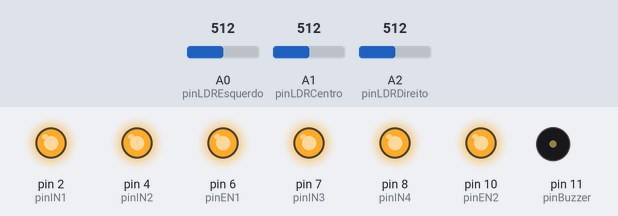
Bench run of a sketch on a simulated Arduino Uno, built with avr-gcc and run on an emulated ATmega328P. Parts: output pins drawn as LEDs (lit = HIGH), buzzer (waves = sounding). Dashed ring = blinking. The test bench sets the inputs (shaded band); at power-on: A0 (pinLDREsquerdo) = 512, A1 (pinLDRCentro) = 512, A2 (pinLDRDireito) = 512.

Above: at 1.2 s.
1.3 s: A0 (pinLDREsquerdo) set to 743
2.8 s: A0 (pinLDREsquerdo) set to 767
At 4.7 s:
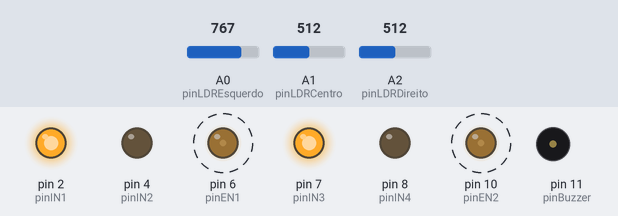
5.8 s: A1 (pinLDRCentro) set to 900
At 8.0 s:
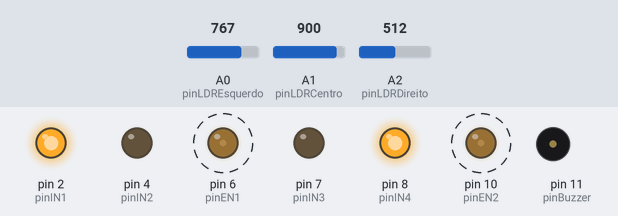
8.8 s: A2 (pinLDRDireito) set to 1023
At 11.3 s:
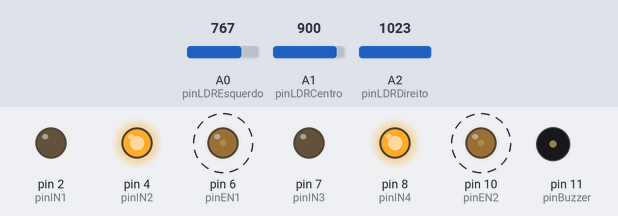
11.8 s: A2 (pinLDRDireito) set to 900
At 12.9 s:
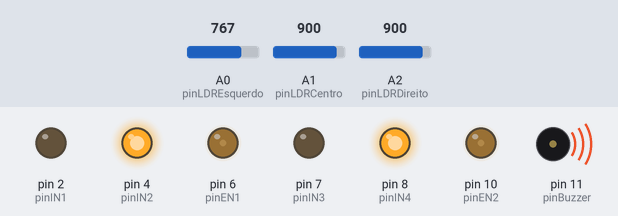
14.8 s: A2 (pinLDRDireito) set to 716
At 17.0 s:
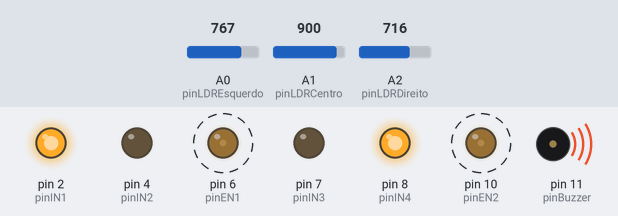
Timing chart, 0 to 18.8 s (numbered marks = the images above; inputs shaded):
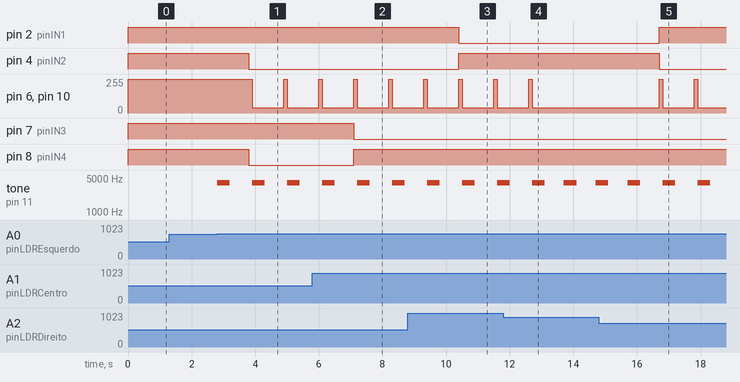

The sketch:

Rob__Orientado.ino
```cpp
#define pinIN1 2
#define pinIN2 4
#define pinIN3 7
#define pinIN4 8
#define pinEN1 6
#define pinEN2 10
#define pinBuzzer 11
#define pinLDREsquerdo A0
#define pinLDRCentro A1
#define pinLDRDireito A2

void setup() {
  // put your setup code here, to run once:

pinMode(pinIN1, OUTPUT);
pinMode(pinIN2, OUTPUT);
pinMode(pinEN1, OUTPUT);
pinMode(pinIN3, OUTPUT);
pinMode(pinIN4, OUTPUT);
pinMode(pinEN2, OUTPUT);
pinMode(pinBuzzer, OUTPUT);
pinMode(pinLDREsquerdo, INPUT);
pinMode(pinLDRCentro, INPUT);
pinMode(pinLDRDireito, INPUT);

//calibrando os sensores LDR
  //Serial.begin(9600);
}

void loop() {
  // put your main code here, to run repeatedly:

//declarando variáveis dos sensores LDR
int valorLDREsquerdo;
int valorLDRCentro;
int valorLDRDireito;

//lendo os sensores LDR e armazenando nas variáveis
  valorLDREsquerdo = analogRead(A0);
  //Serial.println(valorLDREsquerdo);
  valorLDRCentro = analogRead(A1);
  //Serial.println(valorLDRCentro);
  valorLDRDireito = analogRead(A2);
  //Serial.println(valorLDRDireito);

//padrão de luminosidade no meu caso (você pode alterálo de acordo com o padrão de luminosidade do seu ambiente)
int luzAmbiente = 750;

//acionando o buzzer
if (valorLDREsquerdo > luzAmbiente || valorLDRCentro > luzAmbiente || valorLDRDireito > luzAmbiente) {
  tone(pinBuzzer, 4000);
  delay(400);
  noTone(pinBuzzer);
  delay(600);
  } else {
  noTone(pinBuzzer);
  }

//lógica dos sensores
if (valorLDREsquerdo > luzAmbiente || valorLDRCentro > luzAmbiente || valorLDRDireito > luzAmbiente) {

    //linha reta
    if (valorLDRCentro > valorLDREsquerdo && valorLDRCentro > valorLDRDireito) {
    digitalWrite(pinIN1, HIGH);
    digitalWrite(pinIN2, LOW);
    digitalWrite(pinEN1, 5);

    digitalWrite(pinIN3, LOW);
    digitalWrite(pinIN4, HIGH);
    digitalWrite(pinEN2, 5);
    delay(100);

    //Pausa
    digitalWrite(pinIN1, HIGH);
    digitalWrite(pinIN2, LOW);
    digitalWrite(pinIN3, LOW);
    digitalWrite(pinIN4, HIGH);
    analogWrite(pinEN1, 40);
    analogWrite(pinEN2, 40);
    }

    //curva a direita
    if (valorLDRDireito > valorLDRCentro && valorLDRDireito > valorLDREsquerdo) {
    digitalWrite(pinIN1, LOW);
    digitalWrite(pinIN2, HIGH);
    digitalWrite(pinEN1, 2);

    digitalWrite(pinIN3, LOW);
    digitalWrite(pinIN4, HIGH);
    digitalWrite(pinEN2, 5);
    delay(100);

    //Pausa
    digitalWrite(pinIN1, LOW);
    digitalWrite(pinIN2, HIGH);
    digitalWrite(pinIN3, LOW);
    digitalWrite(pinIN4, HIGH);
    analogWrite(pinEN1, 40);
    analogWrite(pinEN2, 40);
    }

    //curva a esquerda
    if (valorLDREsquerdo > valorLDRCentro && valorLDREsquerdo > valorLDRDireito) {
    digitalWrite(pinIN1, HIGH);
    digitalWrite(pinIN2, LOW);
    digitalWrite(pinEN1, 5);

    digitalWrite(pinIN3, HIGH);
    digitalWrite(pinIN4, LOW);
    digitalWrite(pinEN2, 2);
    delay(100);

    //Pausa
    digitalWrite(pinIN1, HIGH);
    digitalWrite(pinIN2, LOW);
    digitalWrite(pinIN3, HIGH);
    digitalWrite(pinIN4, LOW);
    analogWrite(pinEN1, 40);
    analogWrite(pinEN2, 40);
    }

  //caso os sensores LDR não captem luz acima da média
  } else{
  digitalWrite(pinIN1, HIGH);
  digitalWrite(pinIN2, HIGH);
  digitalWrite(pinIN3, HIGH);
  digitalWrite(pinIN4, HIGH);
  digitalWrite(pinEN1, HIGH);
  digitalWrite(pinEN2, HIGH);
  }
}
```

Measured:
- the behaviour switches between 750 and 751 on A0 (pinLDREsquerdo) (found by bisection; images 0 and 1)
- after the input at 1.3 s, every drawn part: stays the same
- after the input at 2.8 s, pin 4 (pinIN2), pin 8 (pinIN4): HIGH → LOW after 1.0 s; pin 6 (pinEN1), pin 10 (pinEN2): 255/255 → 40/255 after 1.1 s, → 255/255 1.0 s later, → 40/255 0.10 s later; tone on pin 11 (pinBuzzer): alternates 4000 Hz for 0.40 s and silent for 0.70 s, starting at once
- after the input at 5.8 s, pin 7 (pinIN3): HIGH → LOW after 1.3 s; pin 8 (pinIN4): LOW → HIGH after 1.3 s
- after the input at 8.8 s, pin 2 (pinIN1): HIGH → LOW after 1.6 s; pin 4 (pinIN2): LOW → HIGH after 1.6 s
- after the input at 11.8 s, pin 6 (pinEN1), pin 10 (pinEN2): goes on until 12.7 s, then stays 40/255
- after the input at 14.8 s, pin 2 (pinIN1): LOW → HIGH after 1.9 s; pin 4 (pinIN2): HIGH → LOW after 1.9 s; pin 6 (pinEN1), pin 10 (pinEN2): alternates 255/255 for 0.10 s and 40/255 for 1.0 s, starting after 1.9 s
